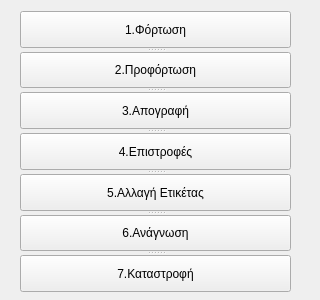
<?xml version="1.0" encoding="UTF-8"?>
<ui version="4.0">
 <class>Elina_ScannerClass</class>
 <widget class="QWidget" name="Elina_ScannerClass">
  <property name="geometry">
   <rect>
    <x>0</x>
    <y>0</y>
    <width>320</width>
    <height>300</height>
   </rect>
  </property>
  <property name="windowTitle">
   <string>Scanner</string>
  </property>
  <widget class="QSplitter" name="splitter">
   <property name="geometry">
    <rect>
     <x>20</x>
     <y>11</y>
     <width>271</width>
     <height>281</height>
    </rect>
   </property>
   <property name="orientation">
    <enum>Qt::Vertical</enum>
   </property>
   <widget class="QPushButton" name="pushButton">
    <property name="text">
     <string>1.Φόρτωση</string>
    </property>
    <property name="shortcut">
     <string>1</string>
    </property>
   </widget>
   <widget class="QPushButton" name="pushButton_7">
    <property name="text">
     <string>2.Προφόρτωση</string>
    </property>
    <property name="shortcut">
     <string>2</string>
    </property>
   </widget>
   <widget class="QPushButton" name="pushButton_2">
    <property name="text">
     <string>3.Απογραφή</string>
    </property>
    <property name="shortcut">
     <string>3</string>
    </property>
   </widget>
   <widget class="QPushButton" name="pushButton_3">
    <property name="text">
     <string>4.Επιστροφές</string>
    </property>
    <property name="shortcut">
     <string>4</string>
    </property>
   </widget>
   <widget class="QPushButton" name="pushButton_4">
    <property name="text">
     <string>5.Αλλαγή Ετικέτας</string>
    </property>
    <property name="shortcut">
     <string>5</string>
    </property>
   </widget>
   <widget class="QPushButton" name="pushButton_5">
    <property name="text">
     <string>6.Ανάγνωση</string>
    </property>
    <property name="shortcut">
     <string>6</string>
    </property>
   </widget>
   <widget class="QPushButton" name="pushButton_6">
    <property name="text">
     <string>7.Καταστροφή</string>
    </property>
    <property name="shortcut">
     <string>7</string>
    </property>
   </widget>
  </widget>
 </widget>
 <layoutdefault spacing="6" margin="11"/>
 <resources/>
 <connections/>
</ui>
